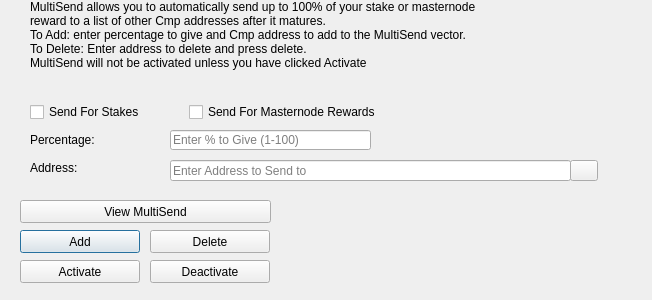
<?xml version="1.0" encoding="UTF-8"?>
<ui version="4.0">
 <class>MultiSendDialog</class>
 <widget class="QDialog" name="MultiSendDialog">
  <property name="windowModality">
   <enum>Qt::NonModal</enum>
  </property>
  <property name="geometry">
   <rect>
    <x>0</x>
    <y>0</y>
    <width>652</width>
    <height>300</height>
   </rect>
  </property>
  <property name="windowTitle">
   <string>MultiSend</string>
  </property>
  <widget class="QLineEdit" name="multiSendPercentEdit">
   <property name="geometry">
    <rect>
     <x>170</x>
     <y>130</y>
     <width>201</width>
     <height>20</height>
    </rect>
   </property>
   <property name="toolTip">
    <string>Enter whole numbers 1 - 100</string>
   </property>
   <property name="placeholderText">
    <string>Enter % to Give (1-100)</string>
   </property>
  </widget>
  <widget class="QLineEdit" name="multiSendAddressEdit">
   <property name="geometry">
    <rect>
     <x>170</x>
     <y>160</y>
     <width>401</width>
     <height>21</height>
    </rect>
   </property>
   <property name="toolTip">
    <string/>
   </property>
   <property name="placeholderText">
    <string>Enter Address to Send to</string>
   </property>
  </widget>
  <widget class="QLabel" name="label_2">
   <property name="geometry">
    <rect>
     <x>30</x>
     <y>0</y>
     <width>451</width>
     <height>121</height>
    </rect>
   </property>
   <property name="lineWidth">
    <number>1</number>
   </property>
   <property name="text">
    <string>MultiSend allows you to automatically send up to 100% of your stake or masternode reward to a list of other Cmp addresses after it matures.
To Add: enter percentage to give and Cmp address to add to the MultiSend vector.
To Delete: Enter address to delete and press delete.
MultiSend will not be activated unless you have clicked Activate</string>
   </property>
   <property name="alignment">
    <set>Qt::AlignLeading|Qt::AlignLeft|Qt::AlignTop</set>
   </property>
   <property name="wordWrap">
    <bool>true</bool>
   </property>
  </widget>
  <widget class="QLabel" name="message">
   <property name="geometry">
    <rect>
     <x>290</x>
     <y>200</y>
     <width>351</width>
     <height>91</height>
    </rect>
   </property>
   <property name="text">
    <string/>
   </property>
  </widget>
  <widget class="QPushButton" name="addButton">
   <property name="geometry">
    <rect>
     <x>20</x>
     <y>230</y>
     <width>120</width>
     <height>23</height>
    </rect>
   </property>
   <property name="toolTip">
    <string/>
   </property>
   <property name="statusTip">
    <string>Add to MultiSend Vector</string>
   </property>
   <property name="text">
    <string>Add</string>
   </property>
  </widget>
  <widget class="QPushButton" name="disableButton">
   <property name="geometry">
    <rect>
     <x>150</x>
     <y>260</y>
     <width>120</width>
     <height>23</height>
    </rect>
   </property>
   <property name="statusTip">
    <string>Deactivate MultiSend</string>
   </property>
   <property name="text">
    <string>Deactivate</string>
   </property>
  </widget>
  <widget class="QPushButton" name="addressBookButton">
   <property name="geometry">
    <rect>
     <x>570</x>
     <y>160</y>
     <width>28</width>
     <height>21</height>
    </rect>
   </property>
   <property name="toolTip">
    <string>Choose an address from the address book</string>
   </property>
   <property name="text">
    <string/>
   </property>
   <property name="icon">
    <iconset resource="../cmp.qrc">
     <normaloff>:/icons/address-book</normaloff>:/icons/address-book</iconset>
   </property>
   <property name="shortcut">
    <string>Alt+A</string>
   </property>
   <property name="autoDefault">
    <bool>false</bool>
   </property>
  </widget>
  <widget class="QLabel" name="label">
   <property name="geometry">
    <rect>
     <x>30</x>
     <y>130</y>
     <width>121</width>
     <height>20</height>
    </rect>
   </property>
   <property name="toolTip">
    <string>Percentage of stake to send</string>
   </property>
   <property name="text">
    <string>Percentage:</string>
   </property>
  </widget>
  <widget class="QLabel" name="label_5">
   <property name="geometry">
    <rect>
     <x>30</x>
     <y>160</y>
     <width>111</width>
     <height>16</height>
    </rect>
   </property>
   <property name="toolTip">
    <string>Address to send portion of stake to</string>
   </property>
   <property name="text">
    <string>Address:</string>
   </property>
  </widget>
  <widget class="QPushButton" name="deleteButton">
   <property name="geometry">
    <rect>
     <x>150</x>
     <y>230</y>
     <width>120</width>
     <height>23</height>
    </rect>
   </property>
   <property name="toolTip">
    <string/>
   </property>
   <property name="statusTip">
    <string>Delete Address From MultiSend Vector</string>
   </property>
   <property name="text">
    <string>Delete</string>
   </property>
  </widget>
  <widget class="QPushButton" name="activateButton">
   <property name="geometry">
    <rect>
     <x>20</x>
     <y>260</y>
     <width>120</width>
     <height>23</height>
    </rect>
   </property>
   <property name="statusTip">
    <string>Activate MultiSend</string>
   </property>
   <property name="text">
    <string>Activate</string>
   </property>
  </widget>
  <widget class="QPushButton" name="viewButton">
   <property name="geometry">
    <rect>
     <x>20</x>
     <y>200</y>
     <width>251</width>
     <height>23</height>
    </rect>
   </property>
   <property name="toolTip">
    <string/>
   </property>
   <property name="statusTip">
    <string>View MultiSend Vector</string>
   </property>
   <property name="text">
    <string>View MultiSend</string>
   </property>
  </widget>
  <widget class="QWidget" name="horizontalLayoutWidget">
   <property name="geometry">
    <rect>
     <x>30</x>
     <y>100</y>
     <width>351</width>
     <height>24</height>
    </rect>
   </property>
   <layout class="QHBoxLayout" name="horizontalLayout">
    <item>
     <widget class="QCheckBox" name="multiSendStakeCheckBox">
      <property name="text">
       <string>Send For Stakes</string>
      </property>
     </widget>
    </item>
    <item>
     <widget class="QCheckBox" name="multiSendMasternodeCheckBox">
      <property name="text">
       <string>Send For Masternode Rewards</string>
      </property>
     </widget>
    </item>
   </layout>
  </widget>
 </widget>
 <resources>
  <include location="../cmp.qrc"/>
 </resources>
 <connections/>
</ui>
